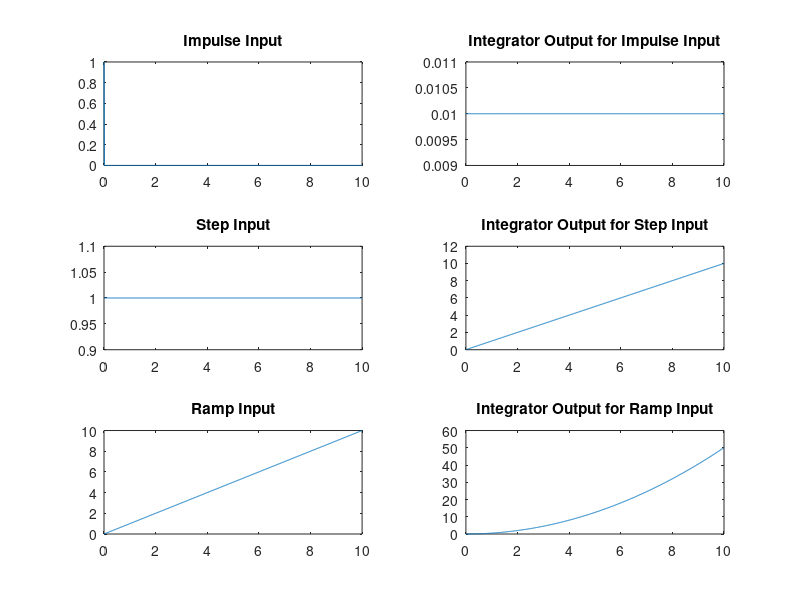

MATLAB code for this plot:
t = 0:0.01:10;


impulse_input = zeros(size(t));
impulse_input(t == 0) = 1; 
step_input = ones(size(t));
ramp_input = t;

integrator_impulse = cumsum(impulse_input) * 0.01;
integrator_step = cumsum(step_input) * 0.01;
integrator_ramp = cumsum(ramp_input) * 0.01;


figure;
subplot(3,2,1);
plot(t, impulse_input);
title('Impulse Input');
subplot(3,2,2);
plot(t, integrator_impulse);
title('Integrator Output for Impulse Input');


subplot(3,2,3);
plot(t, step_input);
title('Step Input');
subplot(3,2,4);
plot(t, integrator_step);
title('Integrator Output for Step Input');


subplot(3,2,5);
plot(t, ramp_input);
title('Ramp Input');
subplot(3,2,6);
plot(t, integrator_ramp);
title('Integrator Output for Ramp Input');
